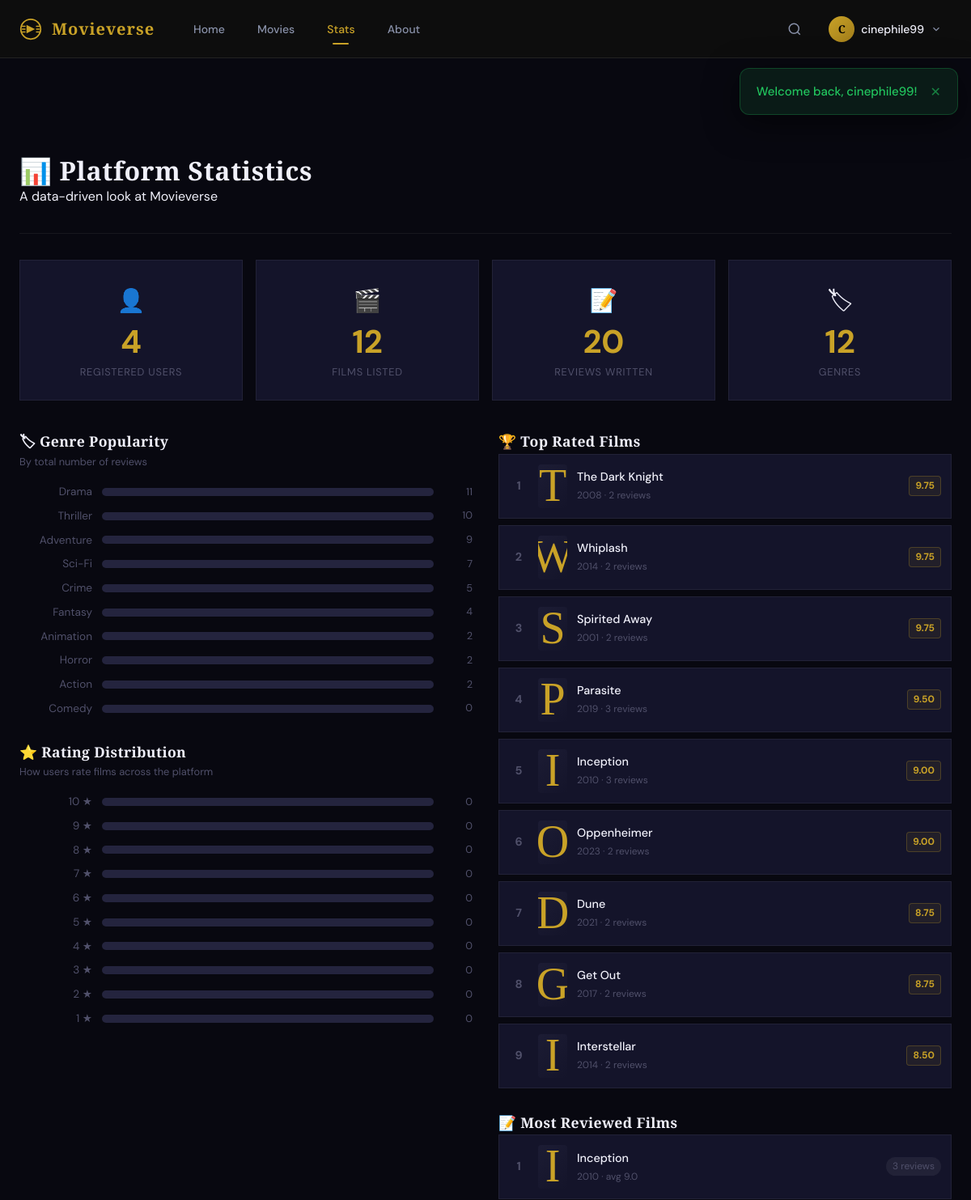
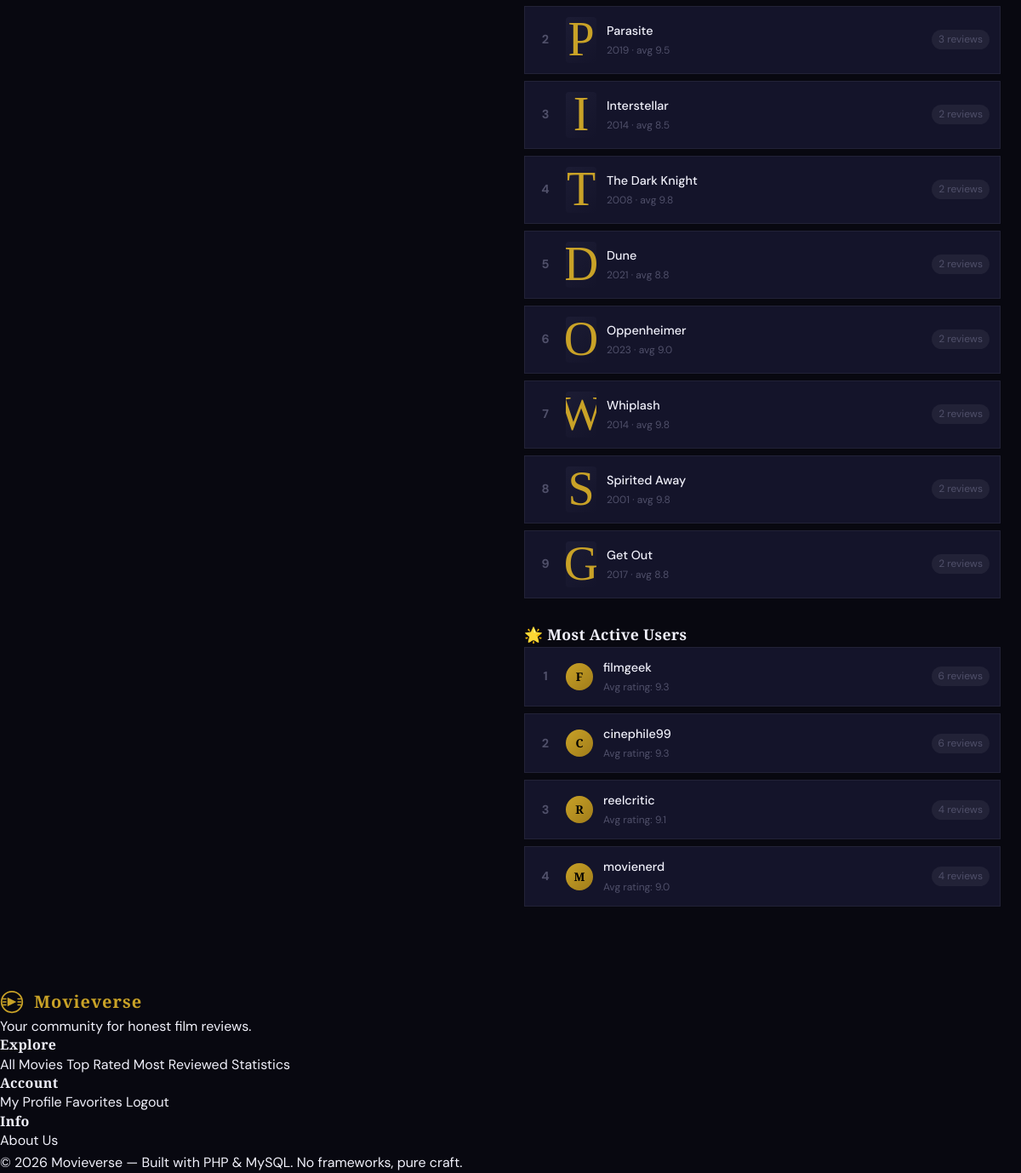
Page /stats.php (signed in) on the committed database (2 pictures, top to bottom).
### tables this page shows
CREATE TABLE `users` (
  `id` int(11) NOT NULL,
  `username` varchar(50) NOT NULL,
  `email` varchar(100) NOT NULL,
  `password` varchar(255) NOT NULL,
  `role` enum('member','admin') DEFAULT 'member',
  `bio` text DEFAULT NULL,
  `avatar_url` varchar(500) DEFAULT NULL,
  `created_at` timestamp NOT NULL DEFAULT current_timestamp()
);

CREATE TABLE `movies` (
  `id` int(11) NOT NULL,
  `title` varchar(200) NOT NULL,
  `year` year(4) NOT NULL,
  `director` varchar(100) DEFAULT NULL,
  `duration` int(11) DEFAULT NULL COMMENT 'in minutes',
  `synopsis` text DEFAULT NULL,
  `poster_url` varchar(500) DEFAULT NULL,
  `trailer_url` varchar(500) DEFAULT NULL,
  `created_at` timestamp NOT NULL DEFAULT current_timestamp(),
  `updated_at` timestamp NOT NULL DEFAULT current_timestamp() ON UPDATE current_timestamp()
);

### config/auth.php (called while the page is built, shortened)
<?php
function isLoggedIn(): bool {
    return isset($_SESSION['user_id']);
}
function currentUser(): array {
    return [
        'id'       => $_SESSION['user_id'],
        'username' => $_SESSION['username'],
        'email'    => $_SESSION['email'],
        'role'     => $_SESSION['role'],
    ];
}
function e(string $str): string {
    return htmlspecialchars($str, ENT_QUOTES, 'UTF-8');
}
function getFlash(): array {
    $flash = $_SESSION['flash'] ?? [];
    return $flash;
}

### includes/helpers.php (called while the page is built, shortened)
<?php
function getPlatformStats(PDO $pdo): array {
    $stats = [];
    $stats['users']   = (int)$pdo->query("SELECT COUNT(*) FROM users WHERE role='member'")->fetchColumn();
    $stats['movies']  = (int)$pdo->query("SELECT COUNT(*) FROM movies")->fetchColumn();
    $stats['reviews'] = (int)$pdo->query("SELECT COUNT(*) FROM reviews")->fetchColumn();
    $stats['genres']  = (int)$pdo->query("SELECT COUNT(*) FROM genres")->fetchColumn();
    return $stats;
}
function ratingColor(float $rating): string {
    if ($rating >= 8) return 'rating-gold';
    if ($rating >= 6) return 'rating-good';
    if ($rating >= 4) return 'rating-mid';
    return 'rating-low';
}

### stats.php (the view, shortened to what this page needs)
<?php
require_once __DIR__ . '/config/auth.php';
require_once __DIR__ . '/config/db.php';
require_once __DIR__ . '/includes/helpers.php';
$stats = getPlatformStats($pdo);
$genreStats = $pdo->query("
    SELECT g.name, COUNT(r.id) AS review_count, COUNT(DISTINCT r.movie_id) AS movie_count,
           ROUND(AVG(r.rating), 1) AS avg_rating
    FROM genres g
    JOIN movie_genres mg ON g.id = mg.genre_id
    JOIN movies m        ON mg.movie_id = m.id
    LEFT JOIN reviews r  ON m.id = r.movie_id
    GROUP BY g.id, g.name
    ORDER BY review_count DESC
    LIMIT 12
")->fetchAll();
$topRated = $pdo->query("
    SELECT m.id, m.title, m.year, m.poster_url,
           ROUND(AVG(r.rating), 2) AS avg_rating,
           COUNT(r.id) AS review_count
    FROM movies m
    JOIN reviews r ON m.id = r.movie_id
    GROUP BY m.id
    HAVING review_count >= 1
    ORDER BY avg_rating DESC, review_count DESC
    LIMIT 10
")->fetchAll();
$mostReviewed = $pdo->query("
    SELECT m.id, m.title, m.year, m.poster_url,
           COUNT(r.id) AS review_count,
           ROUND(AVG(r.rating), 1) AS avg_rating
    FROM movies m
    JOIN reviews r ON m.id = r.movie_id
    GROUP BY m.id
    ORDER BY review_count DESC
    LIMIT 10
")->fetchAll();
$topReviewers = $pdo->query("
    SELECT u.id, u.username, COUNT(r.id) AS review_count,
           ROUND(AVG(r.rating), 1) AS avg_rating
    FROM users u
    JOIN reviews r ON u.id = r.user_id
    GROUP BY u.id
    ORDER BY review_count DESC
    LIMIT 8
")->fetchAll();
$allDist = $pdo->query("
    SELECT rating, COUNT(*) AS cnt
    FROM reviews
    GROUP BY rating
    ORDER BY rating DESC
")->fetchAll(PDO::FETCH_KEY_PAIR);
require_once __DIR__ . '/includes/header.php';
?>
<main class="page-main stats-page">
  <div class="container">
    <div class="page-header">
      <h1 class="page-title">📊 Platform Statistics</h1>
      <p class="page-subtitle">A data-driven look at Movieverse</p>
    </div>
    <section class="stats-numbers">
      <div class="stats-grid-4">
        <div class="stat-card">
          <span class="stat-icon">👤</span>
          <span class="stat-big count-up" data-target="<?= $stats['users'] ?>"><?= $stats['users'] ?></span>
          <span class="stat-label">Registered Users</span>
        </div>
        <div class="stat-card">
          <span class="stat-icon">🎬</span>
          <span class="stat-big count-up" data-target="<?= $stats['movies'] ?>"><?= $stats['movies'] ?></span>
          <span class="stat-label">Films Listed</span>
        </div>
        <div class="stat-card">
          <span class="stat-icon">📝</span>
          <span class="stat-big count-up" data-target="<?= $stats['reviews'] ?>"><?= $stats['reviews'] ?></span>
          <span class="stat-label">Reviews Written</span>
        </div>
        <div class="stat-card">
          <span class="stat-icon">🏷</span>
          <span class="stat-big count-up" data-target="<?= $stats['genres'] ?>"><?= $stats['genres'] ?></span>
          <span class="stat-label">Genres</span>
        </div>
      </div>
    </section>
    <div class="stats-two-col">
      <div class="stats-col-left">
        <section class="stats-section">
          <h2 class="stats-section-title">🏷 Genre Popularity</h2>
          <p class="stats-section-sub">By total number of reviews</p>
          <div class="stat-bars">
            <?php foreach ($genreStats as $g): ?>
            <div class="stat-bar-row">
              <span class="sbar-label"><?= e($g['name']) ?></span>
              <div class="sbar-track">
              </div>
              <span class="sbar-value"><?= $g['review_count'] ?></span>
            </div>
            <?php endforeach; ?>
          </div>
        </section>
        <section class="stats-section">
          <h2 class="stats-section-title">⭐ Rating Distribution</h2>
          <p class="stats-section-sub">How users rate films across the platform</p>
          <div class="stat-bars">
            <?php for ($i = 10; $i >= 1; $i--): ?>
              <?php $cnt = $allDist[$i] ?? 0; ?>
              <div class="stat-bar-row">
                <span class="sbar-label"><?= $i ?> ★</span>
                <div class="sbar-track">
                </div>
                <span class="sbar-value"><?= $cnt ?></span>
              </div>
            <?php endfor; ?>
          </div>
        </section>
      </div>
      <div class="stats-col-right">
        <section class="stats-section">
          <h2 class="stats-section-title">🏆 Top Rated Films</h2>
          <div class="stats-movie-list">
            <?php foreach ($topRated as $i => $m): ?>
            <a href="<?= BASE_URL ?>/movie.php?id=<?= $m['id'] ?>" class="stats-movie-row">
              <span class="rank-num"><?= $i + 1 ?></span>
              <div class="sml-poster">
              </div>
              <div class="sml-info">
                <span class="sml-title"><?= e($m['title']) ?></span>
                <span class="sml-meta"><?= $m['year'] ?> · <?= $m['review_count'] ?> review<?= $m['review_count'] != 1 ? 's' : '' ?></span>
              </div>
              <span class="rating-badge <?= ratingColor($m['avg_rating']) ?>"><?= $m['avg_rating'] ?></span>
            </a>
            <?php endforeach; ?>
          </div>
        </section>
        <section class="stats-section">
          <h2 class="stats-section-title">📝 Most Reviewed Films</h2>
          <div class="stats-movie-list">
            <?php foreach ($mostReviewed as $i => $m): ?>
            <a href="<?= BASE_URL ?>/movie.php?id=<?= $m['id'] ?>" class="stats-movie-row">
              <span class="rank-num"><?= $i + 1 ?></span>
              <div class="sml-poster">
              </div>
              <div class="sml-info">
                <span class="sml-title"><?= e($m['title']) ?></span>
                <span class="sml-meta"><?= $m['year'] ?><?php if ($m['avg_rating']): ?> · avg <?= $m['avg_rating'] ?><?php endif; ?></span>
              </div>
              <span class="review-count-badge"><?= $m['review_count'] ?> reviews</span>
            </a>
            <?php endforeach; ?>
          </div>
        </section>
        <?php if (!empty($topReviewers)): ?>
        <section class="stats-section">
          <h2 class="stats-section-title">🌟 Most Active Users</h2>
          <div class="stats-user-list">
            <?php foreach ($topReviewers as $i => $u): ?>
            <a href="<?= BASE_URL ?>/profile.php?id=<?= $u['id'] ?>" class="stats-user-row">
              <span class="rank-num"><?= $i + 1 ?></span>
              <div class="user-avatar-sm"><?= strtoupper(substr(e($u['username']), 0, 1)) ?></div>
              <div class="sml-info">
                <span class="sml-title"><?= e($u['username']) ?></span>
                <span class="sml-meta">Avg rating: <?= $u['avg_rating'] ?? '—' ?></span>
              </div>
              <span class="review-count-badge"><?= $u['review_count'] ?> reviews</span>
            </a>
            <?php endforeach; ?>
          </div>
        </section>
        <?php endif; ?>
      </div>
    </div>
  </div>
</main>
<?php include __DIR__ . '/includes/footer.php'; ?>

### includes/header.php (shortened to what this page needs)
<?php
$flash = getFlash();
$__user = currentUser();
?>
<!DOCTYPE html>
<html lang="id">
<head>
<link rel="stylesheet" href="<?= BASE_URL ?>/assets/css/style.css">
</head>
<body>
<nav class="navbar" id="navbar">
    <div class="nav-container">
        <a href="<?= BASE_URL ?>/index.php" class="nav-logo">
            <span>Movieverse</span>
        </a>
        <ul class="nav-links">
            <li><a href="<?= BASE_URL ?>/index.php" class="nav-link <?= basename($_SERVER['PHP_SELF']) === 'index.php' ? 'active' : '' ?>">Home</a></li>
            <li><a href="<?= BASE_URL ?>/movies.php" class="nav-link <?= basename($_SERVER['PHP_SELF']) === 'movies.php' ? 'active' : '' ?>">Movies</a></li>
            <li><a href="<?= BASE_URL ?>/stats.php" class="nav-link <?= basename($_SERVER['PHP_SELF']) === 'stats.php' ? 'active' : '' ?>">Stats</a></li>
            <li><a href="<?= BASE_URL ?>/about.php" class="nav-link <?= basename($_SERVER['PHP_SELF']) === 'about.php' ? 'active' : '' ?>">About</a></li>
        </ul>
        <div class="nav-right">
            <button class="nav-search-btn" id="searchToggle" aria-label="Search">
                <svg viewBox="0 0 24 24" fill="none" stroke="currentColor" stroke-width="2"><circle cx="11" cy="11" r="8"/><line x1="21" y1="21" x2="16.65" y2="16.65"/></svg>
            </button>
            <?php if (isLoggedIn()): ?>
            <div class="nav-user" id="userDropdown">
                <button class="user-btn" id="userToggle">
                    <div class="user-avatar-sm">
                        <?= strtoupper(mb_substr($__user['username'], 0, 1)) ?>
                    </div>
                    <span class="user-name-sm"><?= e($__user['username']) ?></span>
                    <svg class="chevron" viewBox="0 0 24 24" fill="none" stroke="currentColor" stroke-width="2"><polyline points="6 9 12 15 18 9"/></svg>
                </button>
            </div>
            <?php else: ?>
            <a href="<?= BASE_URL ?>/login.php" class="btn btn-ghost btn-sm">Log In</a>
            <a href="<?= BASE_URL ?>/register.php" class="btn btn-primary btn-sm">Sign Up</a>
            <?php endif; ?>
        </div>
    </div>
</nav>
<?php if ($flash): ?>
<div class="flash flash-<?= e($flash['type']) ?>" id="flashMsg">
    <span><?= e($flash['message']) ?></span>
    <button onclick="this.parentElement.remove()" class="flash-close">✕</button>
</div>
<?php endif; ?>
<main class="main-content">

### rows in the picture
users: username "C", username "cinephile99", avg_rating "9.3", review_count "6"
movies: title "The Dark Knight", year "2008", review_count "2", avg_rating "9.75", avg_rating "9.8"
movies: title "Whiplash", year "2014", review_count "2", avg_rating "9.75", avg_rating "9.8"
movies: title "Spirited Away", year "2001", review_count "2", avg_rating "9.75", avg_rating "9.8"
movies: title "Parasite", year "2019", review_count "3", avg_rating "9.50", avg_rating "9.5"
movies: title "Inception", year "2010", review_count "3", avg_rating "9.00", avg_rating "9.0"
movies: title "Oppenheimer", year "2023", review_count "2", avg_rating "9.00", avg_rating "9.0"
movies: title "Dune", year "2021", review_count "2", avg_rating "8.75", avg_rating "8.8"
movies: title "Get Out", year "2017", review_count "2", avg_rating "8.75", avg_rating "8.8"
movies: title "Interstellar", year "2014", review_count "2", avg_rating "8.50", avg_rating "8.5"
users: username "F", username "filmgeek", avg_rating "9.3", review_count "6"
users: username "R", username "reelcritic", avg_rating "9.1", review_count "4"
users: username "M", username "movienerd", avg_rating "9.0", review_count "4"

### other values in the picture
$flash['message'] "Welcome back, cinephile99!"
$stats['users'] "4"
$stats['movies'] "12"
$stats['reviews'] "20"
$stats['genres'] "12"
$g['name'] "Drama"
$g['review_count'] "11"
$g['name'] "Thriller"
$g['review_count'] "10"
$g['name'] "Adventure"
$g['review_count'] "9"
$g['name'] "Sci-Fi"
$g['review_count'] "7"
$g['name'] "Crime"
$g['review_count'] "5"
